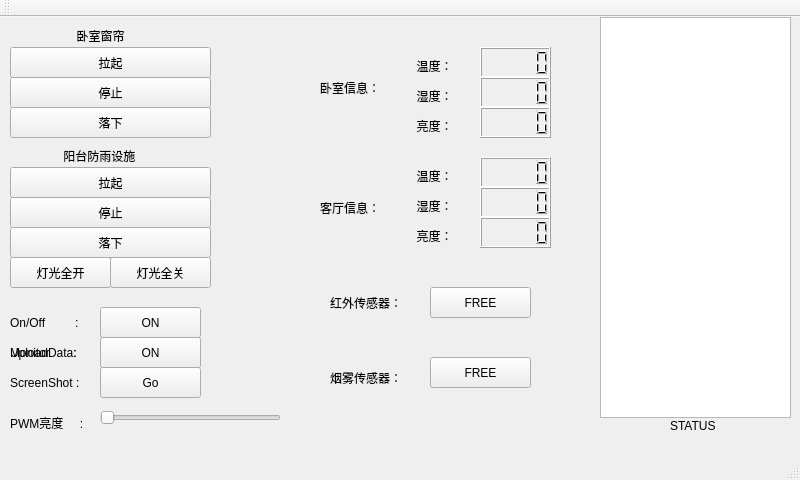
<?xml version="1.0" encoding="UTF-8"?>
<ui version="4.0">
 <class>MainWindow</class>
 <widget class="QMainWindow" name="MainWindow">
  <property name="geometry">
   <rect>
    <x>0</x>
    <y>0</y>
    <width>800</width>
    <height>480</height>
   </rect>
  </property>
  <property name="windowTitle">
   <string>MainWindow</string>
  </property>
  <widget class="QWidget" name="centralWidget">
   <widget class="QPushButton" name="motorA_but_stp">
    <property name="enabled">
     <bool>true</bool>
    </property>
    <property name="geometry">
     <rect>
      <x>10</x>
      <y>60</y>
      <width>201</width>
      <height>31</height>
     </rect>
    </property>
    <property name="text">
     <string>停止</string>
    </property>
   </widget>
   <widget class="QPushButton" name="motorA_but_suf">
    <property name="geometry">
     <rect>
      <x>10</x>
      <y>90</y>
      <width>201</width>
      <height>31</height>
     </rect>
    </property>
    <property name="text">
     <string>落下</string>
    </property>
   </widget>
   <widget class="QPushButton" name="motorA_but_pre">
    <property name="geometry">
     <rect>
      <x>10</x>
      <y>30</y>
      <width>201</width>
      <height>31</height>
     </rect>
    </property>
    <property name="text">
     <string>拉起</string>
    </property>
   </widget>
   <widget class="QPushButton" name="motorB_but_pre">
    <property name="geometry">
     <rect>
      <x>10</x>
      <y>150</y>
      <width>201</width>
      <height>31</height>
     </rect>
    </property>
    <property name="text">
     <string>拉起</string>
    </property>
   </widget>
   <widget class="QPushButton" name="motorB_but_stp">
    <property name="geometry">
     <rect>
      <x>10</x>
      <y>180</y>
      <width>201</width>
      <height>31</height>
     </rect>
    </property>
    <property name="text">
     <string>停止</string>
    </property>
   </widget>
   <widget class="QPushButton" name="motorB_but_suf">
    <property name="geometry">
     <rect>
      <x>10</x>
      <y>210</y>
      <width>201</width>
      <height>31</height>
     </rect>
    </property>
    <property name="text">
     <string>落下</string>
    </property>
   </widget>
   <widget class="QPushButton" name="open_Serial">
    <property name="geometry">
     <rect>
      <x>100</x>
      <y>290</y>
      <width>101</width>
      <height>31</height>
     </rect>
    </property>
    <property name="text">
     <string>ON</string>
    </property>
   </widget>
   <widget class="QLabel" name="label_2">
    <property name="geometry">
     <rect>
      <x>40</x>
      <y>10</y>
      <width>151</width>
      <height>17</height>
     </rect>
    </property>
    <property name="text">
     <string>           卧室窗帘</string>
    </property>
   </widget>
   <widget class="QLabel" name="label_3">
    <property name="geometry">
     <rect>
      <x>40</x>
      <y>130</y>
      <width>151</width>
      <height>17</height>
     </rect>
    </property>
    <property name="text">
     <string>       阳台防雨设施</string>
    </property>
   </widget>
   <widget class="QPushButton" name="upLoad">
    <property name="geometry">
     <rect>
      <x>100</x>
      <y>320</y>
      <width>101</width>
      <height>31</height>
     </rect>
    </property>
    <property name="text">
     <string>On</string>
    </property>
   </widget>
   <widget class="QWidget" name="videoWin" native="true">
    <property name="geometry">
     <rect>
      <x>300</x>
      <y>0</y>
      <width>491</width>
      <height>421</height>
     </rect>
    </property>
    <property name="autoFillBackground">
     <bool>true</bool>
    </property>
    <widget class="QLabel" name="label_9">
     <property name="geometry">
      <rect>
       <x>30</x>
       <y>270</y>
       <width>91</width>
       <height>31</height>
      </rect>
     </property>
     <property name="text">
      <string>红外传感器：</string>
     </property>
    </widget>
    <widget class="QLabel" name="label_10">
     <property name="geometry">
      <rect>
       <x>30</x>
       <y>350</y>
       <width>91</width>
       <height>21</height>
      </rect>
     </property>
     <property name="text">
      <string>烟雾传感器：</string>
     </property>
    </widget>
    <widget class="QPushButton" name="Pir_but">
     <property name="geometry">
      <rect>
       <x>130</x>
       <y>270</y>
       <width>101</width>
       <height>31</height>
      </rect>
     </property>
     <property name="text">
      <string>FREE</string>
     </property>
    </widget>
    <widget class="QPushButton" name="Smoke_but">
     <property name="geometry">
      <rect>
       <x>130</x>
       <y>340</y>
       <width>101</width>
       <height>31</height>
      </rect>
     </property>
     <property name="text">
      <string>FREE</string>
     </property>
    </widget>
    <widget class="QLCDNumber" name="lcdA_t">
     <property name="geometry">
      <rect>
       <x>180</x>
       <y>30</y>
       <width>71</width>
       <height>31</height>
      </rect>
     </property>
    </widget>
    <widget class="QLCDNumber" name="lcdA_h">
     <property name="geometry">
      <rect>
       <x>180</x>
       <y>60</y>
       <width>71</width>
       <height>31</height>
      </rect>
     </property>
    </widget>
    <widget class="QLCDNumber" name="lcdA_l">
     <property name="geometry">
      <rect>
       <x>180</x>
       <y>90</y>
       <width>71</width>
       <height>31</height>
      </rect>
     </property>
    </widget>
    <widget class="QLCDNumber" name="lcdB_t">
     <property name="geometry">
      <rect>
       <x>180</x>
       <y>140</y>
       <width>71</width>
       <height>31</height>
      </rect>
     </property>
    </widget>
    <widget class="QLCDNumber" name="lcdB_h">
     <property name="geometry">
      <rect>
       <x>180</x>
       <y>170</y>
       <width>71</width>
       <height>31</height>
      </rect>
     </property>
    </widget>
    <widget class="QLCDNumber" name="lcdB_l">
     <property name="geometry">
      <rect>
       <x>180</x>
       <y>200</y>
       <width>71</width>
       <height>31</height>
      </rect>
     </property>
    </widget>
    <widget class="QLabel" name="label_11">
     <property name="geometry">
      <rect>
       <x>20</x>
       <y>60</y>
       <width>71</width>
       <height>21</height>
      </rect>
     </property>
     <property name="text">
      <string>卧室信息：</string>
     </property>
    </widget>
    <widget class="QLabel" name="label_12">
     <property name="geometry">
      <rect>
       <x>20</x>
       <y>180</y>
       <width>71</width>
       <height>21</height>
      </rect>
     </property>
     <property name="text">
      <string>客厅信息：</string>
     </property>
    </widget>
    <widget class="QLabel" name="label_13">
     <property name="geometry">
      <rect>
       <x>100</x>
       <y>40</y>
       <width>62</width>
       <height>17</height>
      </rect>
     </property>
     <property name="text">
      <string>     温度：</string>
     </property>
    </widget>
    <widget class="QLabel" name="label_14">
     <property name="geometry">
      <rect>
       <x>100</x>
       <y>70</y>
       <width>62</width>
       <height>17</height>
      </rect>
     </property>
     <property name="text">
      <string>     湿度：</string>
     </property>
    </widget>
    <widget class="QLabel" name="label_15">
     <property name="geometry">
      <rect>
       <x>100</x>
       <y>150</y>
       <width>62</width>
       <height>17</height>
      </rect>
     </property>
     <property name="text">
      <string>     温度：</string>
     </property>
    </widget>
    <widget class="QLabel" name="label_16">
     <property name="geometry">
      <rect>
       <x>100</x>
       <y>100</y>
       <width>62</width>
       <height>17</height>
      </rect>
     </property>
     <property name="text">
      <string>     亮度：</string>
     </property>
    </widget>
    <widget class="QLabel" name="label_17">
     <property name="geometry">
      <rect>
       <x>100</x>
       <y>180</y>
       <width>62</width>
       <height>17</height>
      </rect>
     </property>
     <property name="text">
      <string>     湿度：</string>
     </property>
    </widget>
    <widget class="QLabel" name="label_18">
     <property name="geometry">
      <rect>
       <x>100</x>
       <y>210</y>
       <width>62</width>
       <height>17</height>
      </rect>
     </property>
     <property name="text">
      <string>     亮度：</string>
     </property>
    </widget>
    <widget class="QTextEdit" name="msgInfo">
     <property name="geometry">
      <rect>
       <x>300</x>
       <y>0</y>
       <width>191</width>
       <height>401</height>
      </rect>
     </property>
    </widget>
    <widget class="QLabel" name="label">
     <property name="geometry">
      <rect>
       <x>370</x>
       <y>400</y>
       <width>51</width>
       <height>17</height>
      </rect>
     </property>
     <property name="text">
      <string>STATUS</string>
     </property>
    </widget>
   </widget>
   <widget class="QPushButton" name="vMonitor">
    <property name="geometry">
     <rect>
      <x>100</x>
      <y>320</y>
      <width>101</width>
      <height>31</height>
     </rect>
    </property>
    <property name="text">
     <string>ON</string>
    </property>
   </widget>
   <widget class="QLabel" name="label_4">
    <property name="geometry">
     <rect>
      <x>10</x>
      <y>290</y>
      <width>91</width>
      <height>31</height>
     </rect>
    </property>
    <property name="text">
     <string>On/Off         :</string>
    </property>
   </widget>
   <widget class="QLabel" name="label_5">
    <property name="geometry">
     <rect>
      <x>10</x>
      <y>320</y>
      <width>91</width>
      <height>31</height>
     </rect>
    </property>
    <property name="text">
     <string>UploadData:</string>
    </property>
   </widget>
   <widget class="QLabel" name="label_6">
    <property name="geometry">
     <rect>
      <x>10</x>
      <y>320</y>
      <width>91</width>
      <height>31</height>
     </rect>
    </property>
    <property name="text">
     <string>Monitor       :</string>
    </property>
   </widget>
   <widget class="QLabel" name="label_7">
    <property name="geometry">
     <rect>
      <x>10</x>
      <y>350</y>
      <width>91</width>
      <height>31</height>
     </rect>
    </property>
    <property name="text">
     <string>ScreenShot :</string>
    </property>
   </widget>
   <widget class="QPushButton" name="screenShot">
    <property name="geometry">
     <rect>
      <x>100</x>
      <y>350</y>
      <width>101</width>
      <height>31</height>
     </rect>
    </property>
    <property name="text">
     <string>Go</string>
    </property>
   </widget>
   <widget class="QPushButton" name="Led_ALLON">
    <property name="geometry">
     <rect>
      <x>10</x>
      <y>240</y>
      <width>101</width>
      <height>31</height>
     </rect>
    </property>
    <property name="text">
     <string>灯光全开</string>
    </property>
   </widget>
   <widget class="QPushButton" name="Led_ALLOF">
    <property name="geometry">
     <rect>
      <x>110</x>
      <y>240</y>
      <width>101</width>
      <height>31</height>
     </rect>
    </property>
    <property name="text">
     <string>灯光全关</string>
    </property>
   </widget>
   <widget class="QLabel" name="label_8">
    <property name="geometry">
     <rect>
      <x>10</x>
      <y>390</y>
      <width>91</width>
      <height>31</height>
     </rect>
    </property>
    <property name="text">
     <string>PWM亮度     :</string>
    </property>
   </widget>
   <widget class="QSlider" name="Pwm_light">
    <property name="geometry">
     <rect>
      <x>100</x>
      <y>380</y>
      <width>181</width>
      <height>41</height>
     </rect>
    </property>
    <property name="orientation">
     <enum>Qt::Horizontal</enum>
    </property>
   </widget>
   <zorder>videoWin</zorder>
   <zorder>motorA_but_stp</zorder>
   <zorder>motorA_but_suf</zorder>
   <zorder>motorA_but_pre</zorder>
   <zorder>motorB_but_pre</zorder>
   <zorder>motorB_but_stp</zorder>
   <zorder>motorB_but_suf</zorder>
   <zorder>open_Serial</zorder>
   <zorder>label_2</zorder>
   <zorder>label_3</zorder>
   <zorder>upLoad</zorder>
   <zorder>vMonitor</zorder>
   <zorder>label_4</zorder>
   <zorder>label_5</zorder>
   <zorder>label_6</zorder>
   <zorder>label_7</zorder>
   <zorder>screenShot</zorder>
   <zorder>Led_ALLON</zorder>
   <zorder>Led_ALLOF</zorder>
   <zorder>label_8</zorder>
   <zorder>Pwm_light</zorder>
  </widget>
  <widget class="QMenuBar" name="menuBar">
   <property name="geometry">
    <rect>
     <x>0</x>
     <y>0</y>
     <width>800</width>
     <height>25</height>
    </rect>
   </property>
  </widget>
  <widget class="QToolBar" name="mainToolBar">
   <attribute name="toolBarArea">
    <enum>TopToolBarArea</enum>
   </attribute>
   <attribute name="toolBarBreak">
    <bool>false</bool>
   </attribute>
  </widget>
  <widget class="QStatusBar" name="statusBar"/>
 </widget>
 <layoutdefault spacing="6" margin="11"/>
 <resources/>
 <connections/>
</ui>
